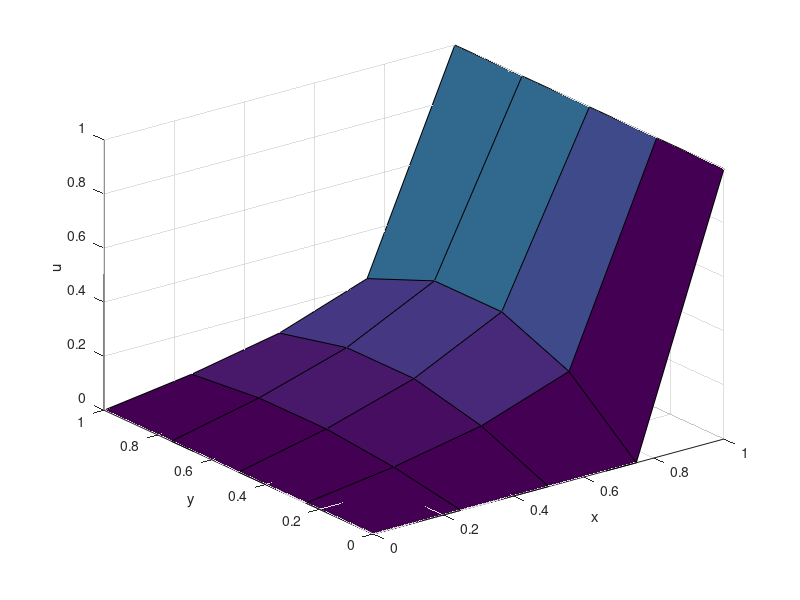

The MATLAB script that drew this image:
% laskenta-alue [0, 1), hilaväli 0.25
STEP_COUNT = 4;
STEP_LENGTH = 1 / STEP_COUNT;

% u:n kerroinmatriisi lohkomatriisina.
% tässä oli viimeksi virhe, jonka takia -1-diagonaalit
% tulivat vääriin kohtiin kun N != 4.
blockT = diag(4*ones(STEP_COUNT, 1)) ...
       - diag(ones(STEP_COUNT - 1, 1), 1) ...
       - diag(ones(STEP_COUNT - 1, 1), -1);
sideDiag = -ones(STEP_COUNT^2 - STEP_COUNT, 1);
uCoefs = blkdiag(repmat({blockT}, 1, STEP_COUNT){:}) ...
       + diag(sideDiag, STEP_COUNT) ...
       + diag(sideDiag, -STEP_COUNT);

% yhtälön oikea puoli on tällä kertaa pelkkiä nollia
% lukuunottamatta yläreunaa y = 1 vasten olevia alkioita,
% joihin tulee reunaehto 1
rhs = zeros(STEP_COUNT^2, 1);
x = 0 : STEP_LENGTH : pi - STEP_LENGTH;
y = 0 : STEP_LENGTH : pi - STEP_LENGTH;
% yläreunan ehto
for xi = 1 : STEP_COUNT
  yi = STEP_COUNT;
  rhsIdx = (yi-1) * STEP_COUNT + xi;
  rhs(rhsIdx) = rhs(rhsIdx) + 1;
end

solution = uCoefs \ rhs;

% piirto
% tarvitaan ratkaisu 2D-matriisina, lisätään myös mukaan
% ylä- ja oikean reunan Dirichlet-ehdot
solM = zeros(STEP_COUNT + 1, STEP_COUNT + 1);
for xi = 1 : STEP_COUNT
  for yi = 1 : STEP_COUNT
    solM(xi+1, yi+1) = solution((yi-1) * STEP_COUNT + xi);
  end
end
% reuna-arvot yläreunaan
solM(:, STEP_COUNT + 1) = 1;

x = 0 : STEP_LENGTH : 1;
y = 0 : STEP_LENGTH : 1;
surf(x, y, solM)
xlabel('x')
ylabel('y')
zlabel('u')

